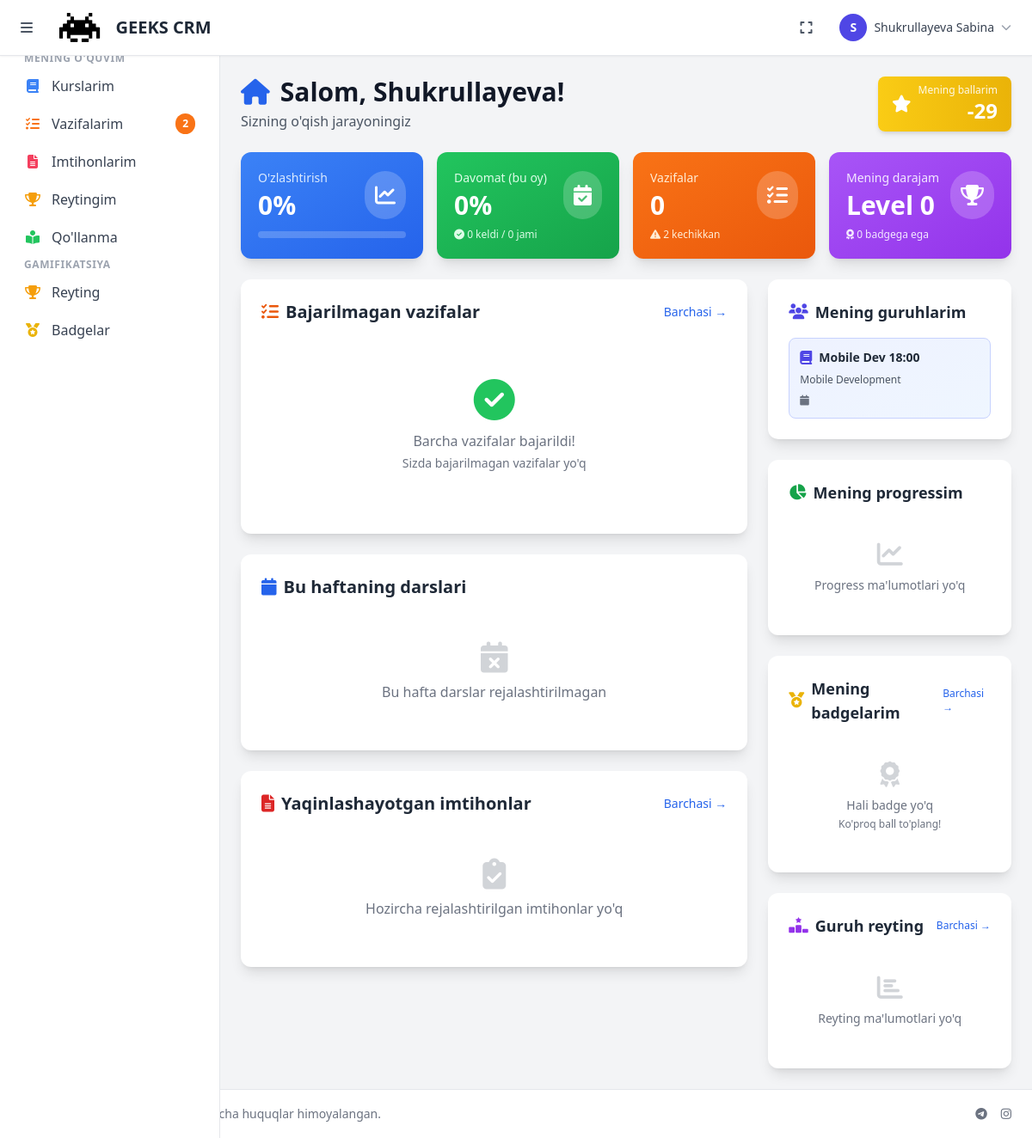
The page /accounts/dashboard/student/ (signed in) on the database as committed earlier.
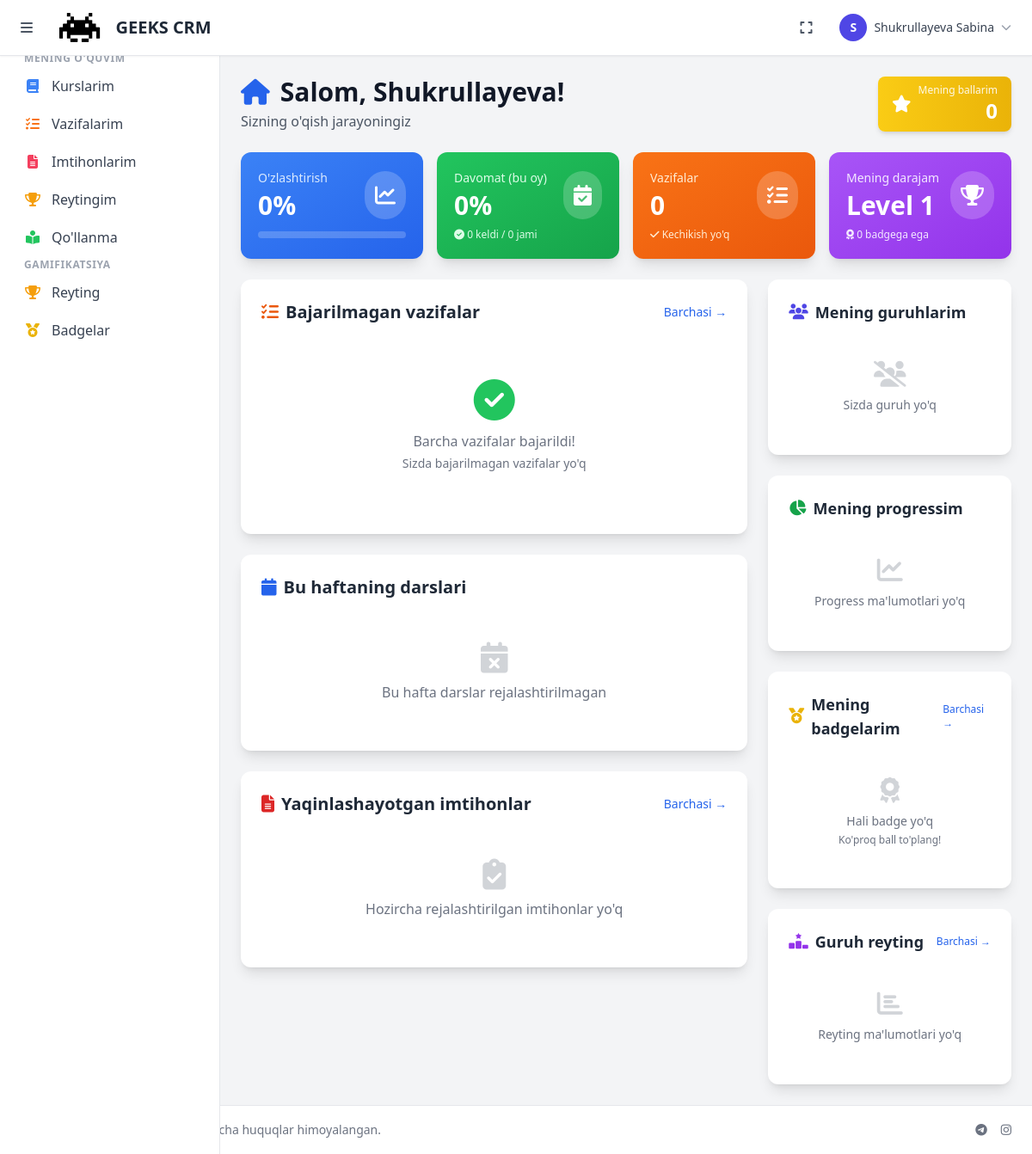
The same page on the database as committed later.
### courses/models.py (models this page shows, shortened)
class Group(models.Model):
    SCHEDULE_CHOICES = [
        ('odd', 'Toq kunlar'),
        ('even', 'Juft kunlar'),
        ('daily', 'Har kuni'),
    ]
    course = models.ForeignKey(Course, on_delete=models.CASCADE, related_name='groups')
    name = models.CharField(max_length=200)
    mentor = models.ForeignKey(User, on_delete=models.SET_NULL, null=True, blank=True,
                              related_name='mentor_groups', limit_choices_to={'role': 'mentor'})
    room = models.ForeignKey(Room, on_delete=models.SET_NULL, null=True, blank=True, related_name='groups')
    students = models.ManyToManyField(User, related_name='student_groups', blank=True,
                                     limit_choices_to={'role': 'student'})
    schedule_type = models.CharField(max_length=10, choices=SCHEDULE_CHOICES, default='odd')
    start_time = models.TimeField()
    end_time = models.TimeField()
    capacity = models.IntegerField(default=20)
    is_active = models.BooleanField(default=True)
    created_at = models.DateTimeField(auto_now_add=True)
    updated_at = models.DateTimeField(auto_now=True)
    class Meta:
        verbose_name = 'Guruh'
        verbose_name_plural = 'Guruhlar'
        ordering = ['course', 'name']

class Course(models.Model):
    name = models.CharField(max_length=200)
    description = models.TextField(blank=True, null=True)
    branch = models.ForeignKey(Branch, on_delete=models.CASCADE, related_name='courses')
    duration_weeks = models.IntegerField(default=12)  # Haftalar soni
    price = models.DecimalField(max_digits=10, decimal_places=2, default=0.00)
    is_active = models.BooleanField(default=True)
    created_at = models.DateTimeField(auto_now_add=True)
    updated_at = models.DateTimeField(auto_now=True)
    class Meta:
        verbose_name = 'Kurs'
        verbose_name_plural = 'Kurslar'
        ordering = ['name']
        indexes = [
            models.Index(fields=['is_active', 'branch']),
        ]

### accounts/dashboard_views.py (the view)
# urls.py: path('dashboard/student/', dashboard_views.StudentDashboardView.as_view(), name='student_dashboard'),
class StudentDashboardView(LoginRequiredMixin, TemplateView):
    template_name = 'accounts/student_dashboard.html'
    def dispatch(self, request, *args, **kwargs):
        if request.user.role != 'student':
            return redirect('/')
        return super().dispatch(request, *args, **kwargs)
    def get_context_data(self, **kwargs):
        context = super().get_context_data(**kwargs)
        student = self.request.user
        now = timezone.now()
        this_week_start = now - timedelta(days=now.weekday())
        context['my_groups'] = student.student_groups.filter(is_active=True)
        progress_list = StudentProgress.objects.filter(
            student=student
        ).select_related('course')
        context['my_progress'] = progress_list
        context['avg_progress'] = progress_list.aggregate(avg=Avg('progress_percentage'))['avg'] or 0
        context['recent_lessons'] = Lesson.objects.filter(
            group__in=context['my_groups'],
            date__gte=this_week_start.date()
        ).order_by('-date', '-start_time')[:5]
        this_month_start = now.replace(day=1, hour=0, minute=0, second=0, microsecond=0)
        my_attendances = Attendance.objects.filter(
            student=student,
            lesson__date__gte=this_month_start.date()
        )
        total_att = my_attendances.count()
        present_att = my_attendances.filter(status__in=['present', 'late']).count()
        context['my_attendance_count'] = total_att
        context['my_attendance_percentage'] = (present_att / total_att * 100) if total_att > 0 else 0
        context['my_present_count'] = my_attendances.filter(status='present').count()
        context['my_late_count'] = my_attendances.filter(status='late').count()
        context['my_absent_count'] = my_attendances.filter(status='absent').count()
        context['pending_homeworks'] = Homework.objects.filter(
            student=student,
            is_submitted=False,
            deadline__gte=now.date()
        ).order_by('deadline')[:5]
        context['overdue_homeworks'] = Homework.objects.filter(
            student=student,
            is_submitted=False,
            deadline__lt=now.date()
        ).count()
        context['upcoming_exams'] = Exam.objects.filter(
            group__in=context['my_groups'],
            date__gte=now.date(),
            is_active=True
        ).order_by('date')[:5]
        from gamification.models import StudentPoints
        student_points_list = StudentPoints.objects.filter(student=student)
        total_points = sum(sp.total_points for sp in student_points_list)
        context['my_points'] = total_points
        context['my_level'] = min(total_points // 100 + 1, 10)  # Example: 100 points per level, max level 10
        context['my_badges'] = StudentBadge.objects.filter(
            student=student
        ).select_related('badge').order_by('-earned_at')[:6]
        context['my_rankings'] = GroupRanking.objects.filter(
            student=student
        ).select_related('group').order_by('rank')
        return context

### accounts/models.py (called while the page is built)
    def get_full_name(self):
        return f"{self.first_name} {self.last_name}"

    @property
    def is_mentor(self):
        return self.role == 'mentor'

    @property
    def is_student(self):
        return self.role == 'student'

### homework/context_processors.py (called while the page is built)
def homework_notifications(request):
    context = {}
    if request.user.is_authenticated:
        if request.user.is_mentor:
            submitted_count = Homework.objects.filter(
                lesson__group__mentor=request.user,
                is_submitted=True
            ).filter(
                grade__isnull=True
            ).count()
            context['submitted_homeworks_count'] = submitted_count
        elif request.user.is_student:
            pending_count = Homework.objects.filter(
                student=request.user,
                is_submitted=False
            ).count()
            context['pending_homeworks_count'] = pending_count
    return context

### templates/accounts/student_dashboard.html (shortened to what the changed rows need)
{% extends 'base.html' %}
{% load static %}
{% block content %}
<div class="space-y-6">
  <div class="flex items-center justify-between">
    <div>
      <h1 class="text-3xl font-bold text-gray-900 flex items-center gap-3">
        <i class="fas fa-home text-blue-600"></i>
        Salom, {{ user.first_name|default:user.username }}!
      </h1>
    </div>
    <div class="text-right">
      <div class="inline-flex items-center gap-2 bg-gradient-to-r from-yellow-400 to-yellow-500 text-white px-4 py-2 rounded-lg shadow-md">
        <div>
          <p class="text-xs opacity-90">Mening ballarim</p>
          <p class="text-2xl font-bold">{{ my_points }}</p>
        </div>
      </div>
    </div>
  </div>
  <div class="grid grid-cols-1 sm:grid-cols-2 lg:grid-cols-4 gap-4">
    <div class="bg-gradient-to-br from-orange-500 to-orange-600 text-white rounded-xl shadow-lg p-5">
      <div class="flex items-center justify-between">
        <div>
        </div>
        <div class="bg-white bg-opacity-20 rounded-full p-3">
        </div>
      </div>
      {% if overdue_homeworks > 0 %}
        <p class="text-orange-100 text-xs mt-2">
          <i class="fas fa-exclamation-triangle"></i> {{ overdue_homeworks }} kechikkan
        </p>
      {% else %}
        <p class="text-orange-100 text-xs mt-2">
          <i class="fas fa-check"></i> Kechikish yo'q
        </p>
      {% endif %}
    </div>
    <a href="{% url 'gamification:point_history' %}" class="bg-gradient-to-br from-purple-500 to-purple-600 text-white rounded-xl shadow-lg p-5 hover:shadow-xl transition block">
      <div class="flex items-center justify-between">
        <div>
          <p class="text-purple-100 text-sm">Mening darajam</p>
          <p class="text-3xl font-bold mt-1">Level {{ my_level }}</p>
        </div>
      </div>
    </a>
  </div>
  <div class="grid grid-cols-1 lg:grid-cols-3 gap-6">
    <div class="lg:col-span-2 space-y-6">
      <div class="bg-white rounded-xl shadow-lg p-6">
        <div class="flex items-center justify-between mb-4">
          <h2 class="text-xl font-bold text-gray-800 flex items-center gap-2">
            <i class="fas fa-tasks text-orange-600"></i>
            Bajarilmagan vazifalar
          </h2>
        </div>
      </div>
      <div class="bg-white rounded-xl shadow-lg p-6">
        <div class="flex items-center justify-between mb-4">
          <h2 class="text-xl font-bold text-gray-800 flex items-center gap-2">
            <i class="fas fa-calendar text-blue-600"></i>
            Bu haftaning darslari
          </h2>
        </div>
      </div>
      <div class="bg-white rounded-xl shadow-lg p-6">
        <div class="flex items-center justify-between mb-4">
          <h2 class="text-xl font-bold text-gray-800 flex items-center gap-2">
            <i class="fas fa-file-alt text-red-600"></i>
            Yaqinlashayotgan imtihonlar
          </h2>
        </div>
      </div>
    </div>
    <div class="space-y-6">
      <div class="bg-white rounded-xl shadow-lg p-6">
        <h2 class="text-lg font-bold text-gray-800 flex items-center gap-2 mb-4">
          <i class="fas fa-users text-indigo-600"></i>
          Mening guruhlarim
        </h2>
        {% if my_groups %}
          <div class="space-y-3">
            {% for group in my_groups %}
              <a href="{% url 'courses:group_detail' group.id %}" class="block p-3 bg-gradient-to-br from-indigo-50 to-blue-50 border border-indigo-200 rounded-lg hover:shadow-md transition">
                <div class="flex items-center gap-2 mb-2">
                  <i class="fas fa-book text-indigo-600"></i>
                  <p class="font-semibold text-gray-800 text-sm">{{ group.name }}</p>
                </div>
                <p class="text-xs text-gray-600">{{ group.course.name }}</p>
                <div class="flex items-center gap-2 mt-2 text-xs text-gray-500">
                  <span><i class="fas fa-calendar"></i> {{ group.start_date }}</span>
                </div>
              </a>
            {% endfor %}
          </div>
        {% else %}
          <div class="text-center py-6 text-gray-500">
            <i class="fas fa-users-slash text-3xl mb-2 opacity-30"></i>
            <p class="text-sm">Sizda guruh yo'q</p>
          </div>
        {% endif %}
      </div>
      <div class="bg-white rounded-xl shadow-lg p-6">
        <div class="flex items-center justify-between mb-4">
          <h2 class="text-lg font-bold text-gray-800 flex items-center gap-2">
            <i class="fas fa-chart-pie text-green-600"></i>
            Mening progressim
          </h2>
        </div>
      </div>
      <div class="bg-white rounded-xl shadow-lg p-6">
        <div class="flex items-center justify-between mb-4">
          <h2 class="text-lg font-bold text-gray-800 flex items-center gap-2">
            <i class="fas fa-medal text-yellow-500"></i>
            Mening badgelarim
          </h2>
        </div>
      </div>
      <div class="bg-white rounded-xl shadow-lg p-6">
        <div class="flex items-center justify-between mb-4">
          <h2 class="text-lg font-bold text-gray-800 flex items-center gap-2">
            <i class="fas fa-ranking-star text-purple-600"></i>
            Guruh reyting
          </h2>
        </div>
      </div>
    </div>
  </div>
</div>
{% endblock %}

### templates/base.html (shortened to what the changed rows need)
{% load static %}
{% load humanize %}
{% load crud_tags %}
<!DOCTYPE html>
<html lang="uz">
<head>
    <script src="https://cdn.tailwindcss.com"></script>
    <link href="https://cdnjs.cloudflare.com/ajax/libs/font-awesome/6.5.1/css/all.min.css" rel="stylesheet">
</head>
<body class="bg-gray-100 min-h-screen flex flex-col">
    <div class="flex flex-1">
        {% if user.is_authenticated %}
        <aside id="sidebar" class="w-64 bg-white border-r border-gray-200 fixed inset-y-0 left-0 z-30 transform -translate-x-full lg:translate-x-0 transition-transform duration-200 pt-16 lg:pt-0">
            <nav class="p-4 space-y-1 overflow-y-auto h-full">
                {% if user.role == 'student' %}
                <a href="{% url 'homework:homework_list' %}" class="flex items-center gap-3 px-3 py-2 rounded-lg text-gray-700 hover:bg-gray-100 relative">
                    <i class="fas fa-tasks w-5 text-center text-orange-500"></i>
                    <span>Vazifalarim</span>
                    {% if pending_homeworks_count and pending_homeworks_count > 0 %}
                    <span class="ml-auto bg-orange-500 text-white text-xs font-bold px-2 py-1 rounded-full">{{ pending_homeworks_count }}</span>
                    {% endif %}
                </a>
                {% endif %}
            </nav>
        </aside>
        {% endif %}
        <main id="mainContent" class="flex-1 p-4 sm:p-6 transition-all duration-200" style="min-height: 0;">
            {% block content %}{% endblock %}
        </main>
    </div>
</body>
</html>

Rows that differ between the two databases and show on the page:
removed Group: name "Mobile Dev 18:00", course.name "Mobile Development"
Other text that changed with them:
{{ my_points }}: "-29" → "0"
{{ my_level }}: "0" → "1"
{{ pending_homeworks_count }}: "2" → (not shown)
{{ overdue_homeworks }}: "2" → (not shown)
text no longer shown: "kechikkan"
text now shown: "Kechikish yo'q Sizda guruh yo'q"
